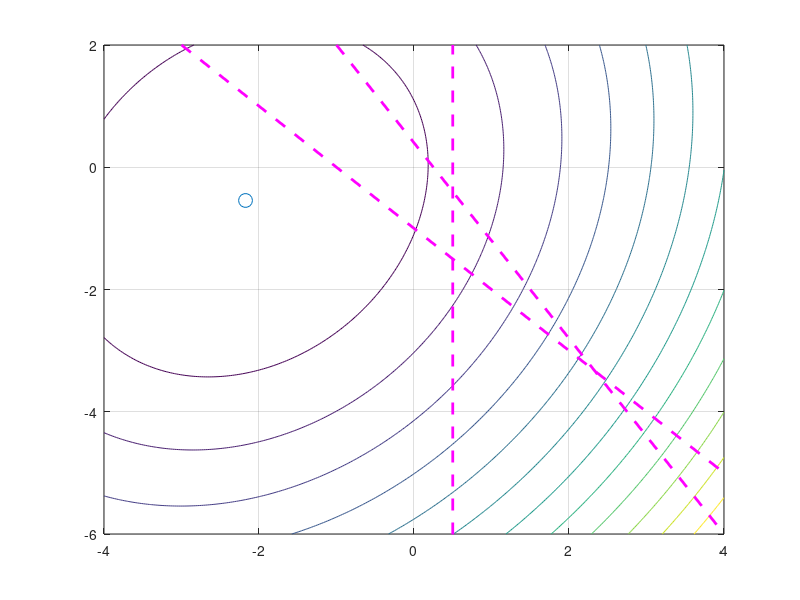

Write the MATLAB code that produced this figure.
%%% Contours for a performance index
%%%  J=x'Sx+x'b+c
b=[4 6]'; 
b=[5 0]'; 
%b=[1 3]';
c=3;
S=[1.2 -0.2;-0.2 0.8];
x=linspace(-4,4,300);
y=x-2;
xopt=-inv(S)*b/2;

for k=1:length(x);
    for kk=1:length(y);
        z=[x(k);y(kk)];
        J(k,kk)=z'*S*z+z'*b+c;
        J2(k,kk)=(z-xopt)'*S*(z-xopt);
    end
end
figure(1); clf reset;
contour(x,y,J',12);
hold on;
plot(xopt(1),xopt(2),'o','markersize',10)
grid

plot([.5,.5],[-8,2],'m--','linewidth',2);
plot([-3,4],[2,-5],'m--','linewidth',2);
plot([-1,4],[2,-6],'m--','linewidth',2);


%figure(2)
%mesh(x,y,J');